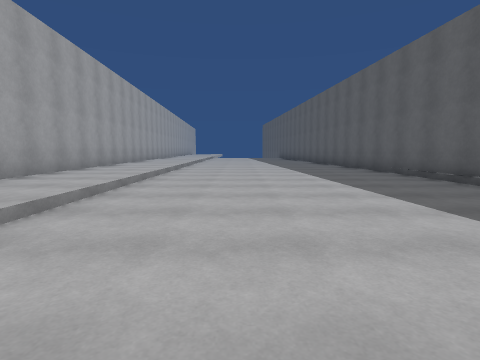
view 1 (above)

22 first-person views from a walk through a Unity game level. The camera is 1.2 m above the floor, tilts 6° down and sees 80° across. The floor is counted in squares, 2 m on a side. Each view is taken from the middle of a square. On the plan, view 1 faces up. The plan holds only what a view shows up to about 9 squares ahead; the rest is blank. The place goes on beyond the plan. The player is left out.

view 2
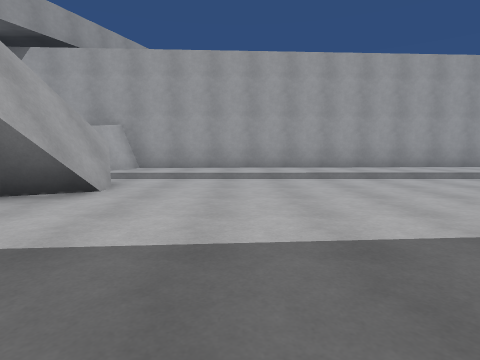

view 3
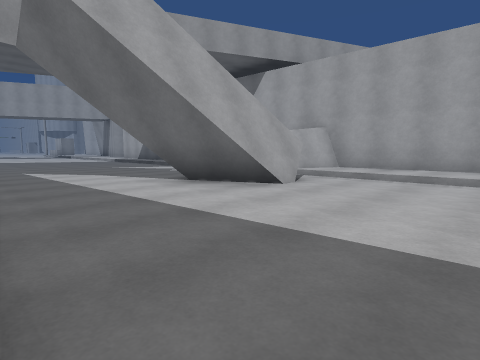

view 4
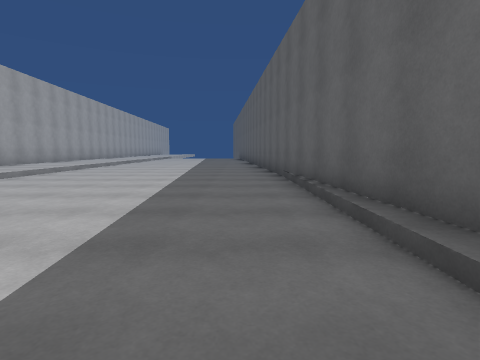

view 5
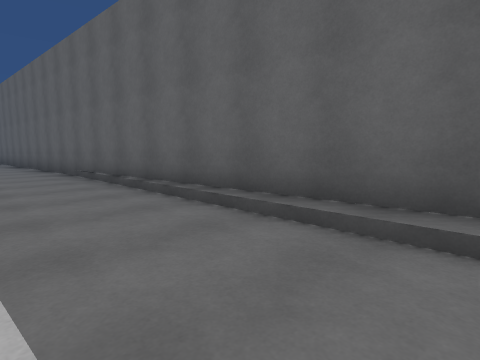

view 6
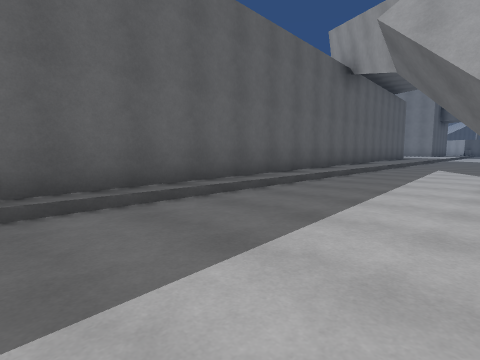

view 7
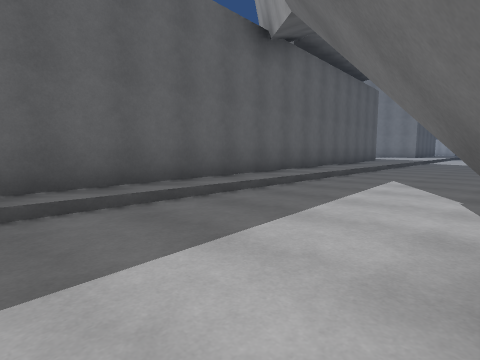

view 8
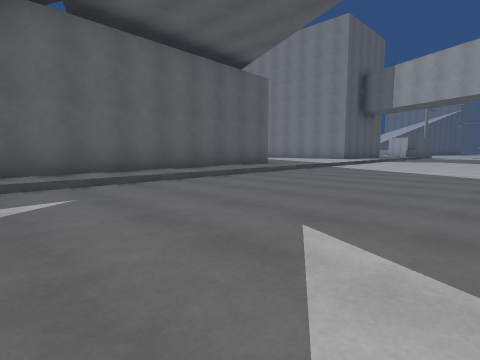

view 9
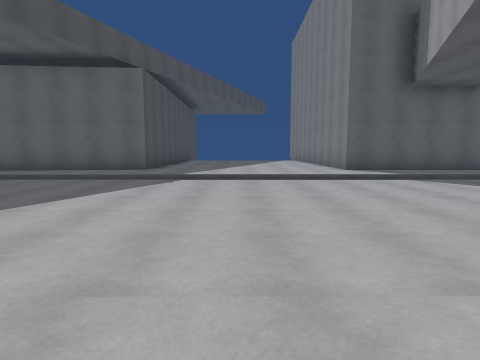

view 10
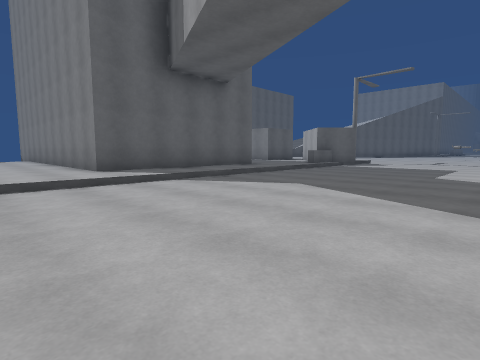

view 11
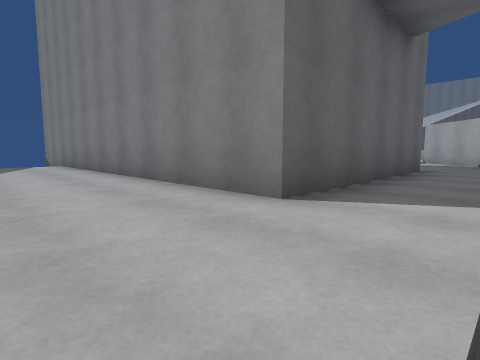

view 12
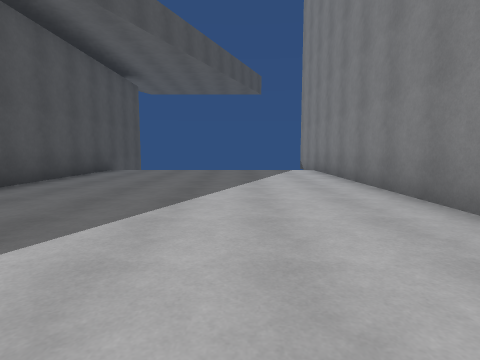

view 13
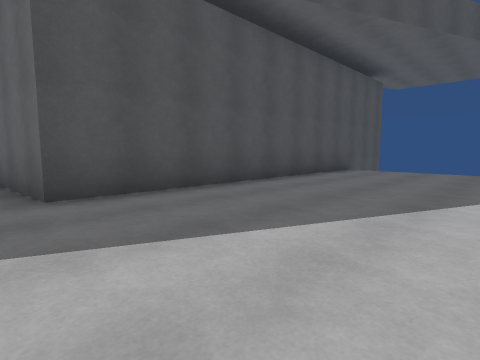

view 14
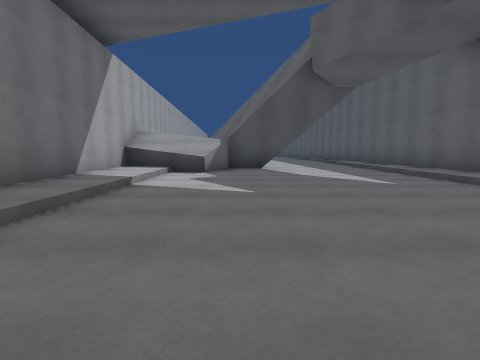

view 15
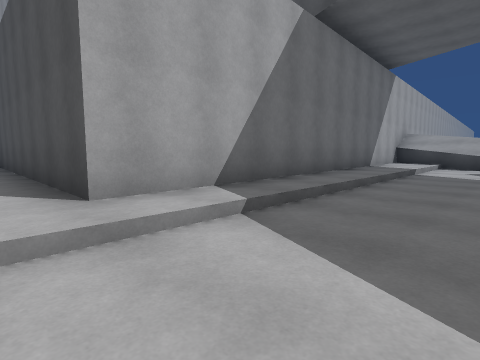

view 16
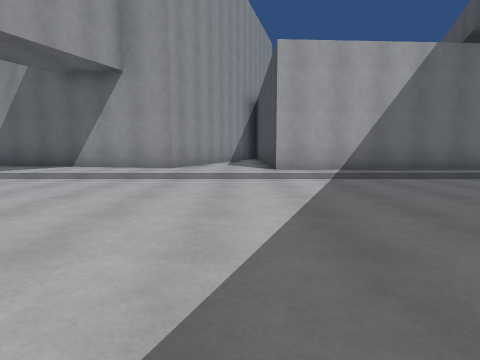

view 17
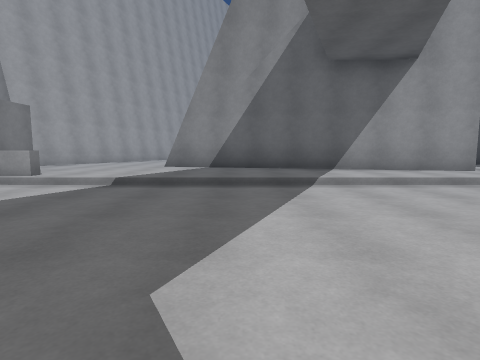

view 18
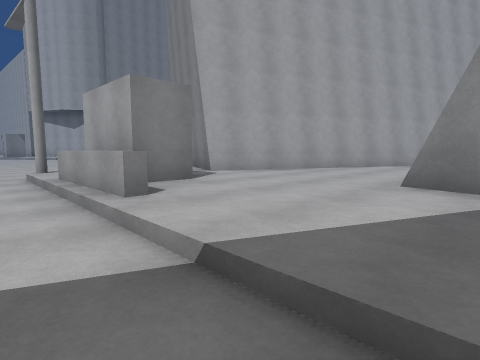

view 19
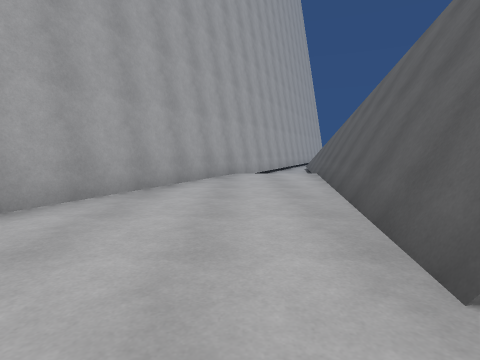

view 20
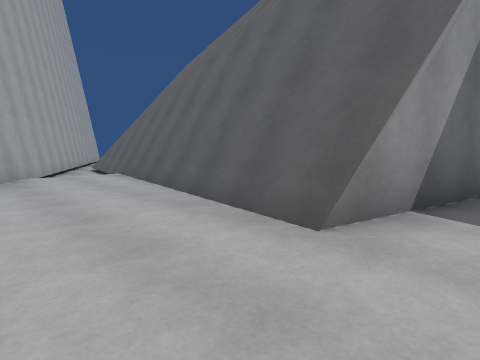

view 21
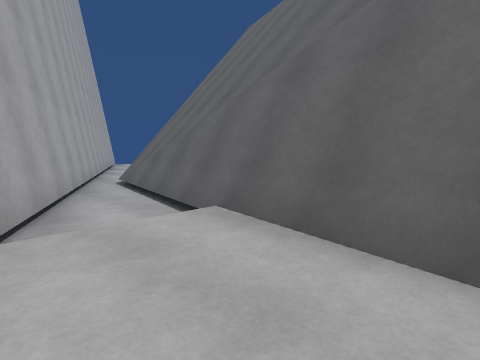

view 22
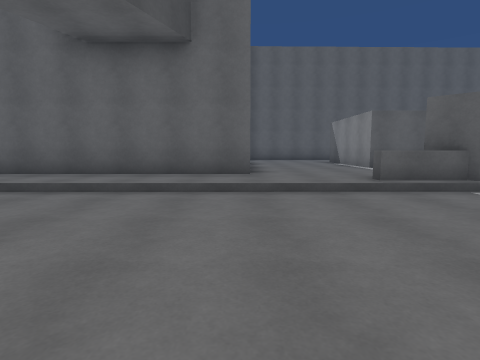

### Floor plan
Key: @ floor where view 1 was taken; # wall or solid block; . main floor; : floor 0.25 m higher than the main floor; / step, stairs or slope; ^ raised ledge.
Columns run from 17 left of view 1 to 15 right of it. Each row starts with its distance up from view 1.
 10              #:/.....#
  9              #:/.....#
  8              #:/.....#
  7              #:/.....#
  6              #:/.....#
  5              #:/.....##
  4              #:/...../#
  3              #:/...../#
  2              #:/...../#
  1              #:/...../#
  0              #:/.@.../#
 -1              #:/...../#
 -2              #:/...../#
 -3              ##/###../#
 -4              ######../#
 -5              #:^^..../#
 -6              #:/...../#
 -7              #:/...../#
 -8              #:/...../##
 -9              ##/...../:#
-10               #/...../:#
-11               #/...../:#
-12               #/...../:#
-13               #/...../:#
-14               #/...../:#
-15        ########/...../:#########
-16             :::/...../:::::::::
-17             :::/...../:::::::::
-18             ##:/...../:::::::::
-19              #:/...../:::::::::
-20              #:/...../:::::::::
-21             ##:/...../:::::::::
-22             #::/...../:##########
-23 ..#####     #::/...../:#
-24 ##...########::/...../:#
-25  ###..:::::##::/...../:#
-26    ###:::::::::/...../:#
-27      ###:::::::^...../:::::
-28        ####:::#^...../:::::
-29           ##: #^.....#:::::
-30            #   / ..  ##: ##
-31            #   #      ## #
-32                .
-33                .
-34               ..
-35               ..

Where each view was taken, in squares from view 1:
view 1: 0 up, 0 right, facing up
view 2: 0 up, 4 right, facing left
view 3: 1 up, 4 right, facing down-left
view 4: 1 up, 3 right, facing up
view 5: 0 up, 2 right, facing up-right
view 6: 2 up, 1 right, facing down-right
view 7: 2 down, 1 right, facing down-right
view 8: 7 down, 1 left, facing down-right
view 9: 18 down, 3 left, facing right
view 10: 19 down, 1 left, facing down-right
view 11: 19 down, 4 right, facing down-right
view 12: 19 down, 5 right, facing right
view 13: 19 down, 5 right, facing up-right
view 14: 13 down, 0 right, facing up
view 15: 16 down, 0 right, facing up-left
view 16: 16 down, 4 right, facing left
view 17: 23 down, 3 right, facing left
view 18: 24 down, 1 left, facing down-left
view 19: 26 down, 4 left, facing left
view 20: 27 down, 4 left, facing up-left
view 21: 26 down, 9 left, facing up-left
view 22: 26 down, 0 right, facing right
